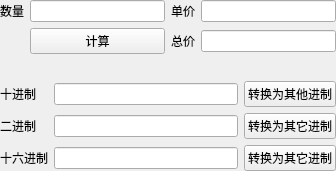
<?xml version="1.0" encoding="UTF-8"?>
<ui version="4.0">
 <class>Widget</class>
 <widget class="QWidget" name="Widget">
  <property name="geometry">
   <rect>
    <x>0</x>
    <y>0</y>
    <width>336</width>
    <height>171</height>
   </rect>
  </property>
  <property name="minimumSize">
   <size>
    <width>336</width>
    <height>171</height>
   </size>
  </property>
  <property name="windowTitle">
   <string>Widget</string>
  </property>
  <widget class="QWidget" name="layoutWidget">
   <property name="geometry">
    <rect>
     <x>0</x>
     <y>0</y>
     <width>336</width>
     <height>171</height>
    </rect>
   </property>
   <layout class="QVBoxLayout" name="verticalLayout">
    <item>
     <layout class="QGridLayout" name="gridLayout">
      <item row="1" column="3">
       <widget class="QLineEdit" name="editTotal"/>
      </item>
      <item row="1" column="2">
       <widget class="QLabel" name="labTotal">
        <property name="text">
         <string>总价</string>
        </property>
       </widget>
      </item>
      <item row="0" column="1">
       <widget class="QLineEdit" name="editNum"/>
      </item>
      <item row="0" column="3">
       <widget class="QLineEdit" name="editPrice"/>
      </item>
      <item row="1" column="1">
       <widget class="QPushButton" name="btnCal">
        <property name="text">
         <string>计算</string>
        </property>
       </widget>
      </item>
      <item row="0" column="2">
       <widget class="QLabel" name="labPrice">
        <property name="text">
         <string>单价</string>
        </property>
       </widget>
      </item>
      <item row="0" column="0">
       <widget class="QLabel" name="labNum">
        <property name="text">
         <string>数量</string>
        </property>
       </widget>
      </item>
     </layout>
    </item>
    <item>
     <spacer name="verticalSpacer">
      <property name="orientation">
       <enum>Qt::Vertical</enum>
      </property>
      <property name="sizeHint" stdset="0">
       <size>
        <width>20</width>
        <height>18</height>
       </size>
      </property>
     </spacer>
    </item>
    <item>
     <layout class="QGridLayout" name="gridLayout_2">
      <item row="0" column="0">
       <widget class="QLabel" name="labDec">
        <property name="text">
         <string>十进制</string>
        </property>
       </widget>
      </item>
      <item row="0" column="1">
       <widget class="QLineEdit" name="editDec"/>
      </item>
      <item row="0" column="2">
       <widget class="QPushButton" name="btnDec">
        <property name="text">
         <string>转换为其他进制</string>
        </property>
       </widget>
      </item>
      <item row="1" column="0">
       <widget class="QLabel" name="labBin">
        <property name="text">
         <string>二进制</string>
        </property>
       </widget>
      </item>
      <item row="1" column="1">
       <widget class="QLineEdit" name="editBin"/>
      </item>
      <item row="1" column="2">
       <widget class="QPushButton" name="btnBin">
        <property name="text">
         <string>转换为其它进制</string>
        </property>
       </widget>
      </item>
      <item row="2" column="0">
       <widget class="QLabel" name="labHex">
        <property name="text">
         <string>十六进制</string>
        </property>
       </widget>
      </item>
      <item row="2" column="1">
       <widget class="QLineEdit" name="editHex"/>
      </item>
      <item row="2" column="2">
       <widget class="QPushButton" name="btnHex">
        <property name="text">
         <string>转换为其它进制</string>
        </property>
       </widget>
      </item>
     </layout>
    </item>
   </layout>
  </widget>
 </widget>
 <resources/>
 <connections/>
</ui>
